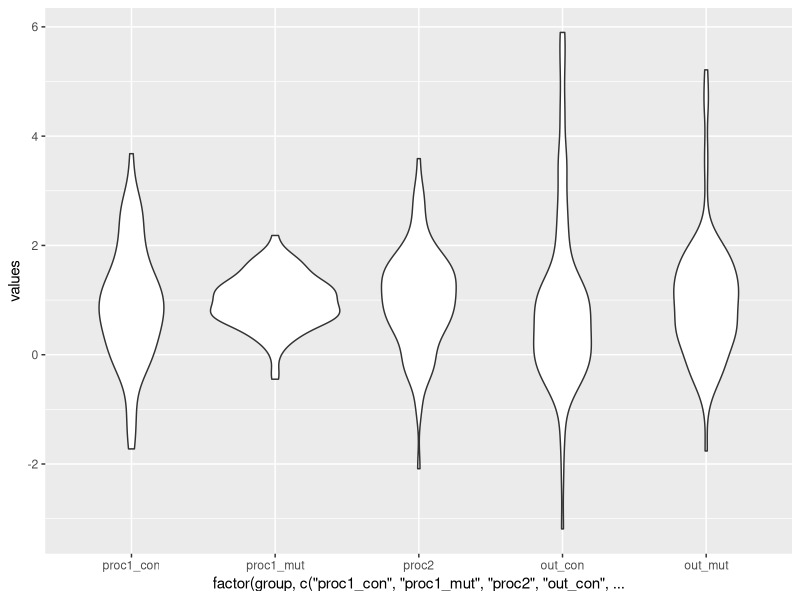
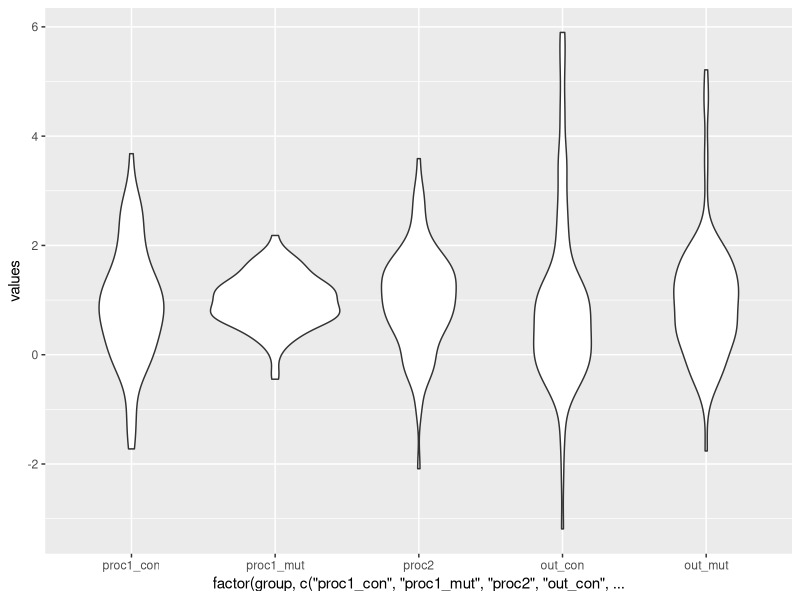

These figures' R source, in order:
## ---- chunk 1
library(tidyverse)
library(cowplot)
## ---- chunk 2
mean1 <- 1
mean2 <- 1
sd1_con <- 1
sd1_mut <- 0.5
sd2 <- 1

df <- tibble(proc1_con = rnorm(100, mean1, sd1_con),
             proc1_mut = rnorm(100, mean1, sd1_mut),
             proc2 = rnorm(100, mean2, sd2),
             out_con = proc1_con * proc2,
             out_mut = proc1_mut * proc2) %>%
    gather("group", "values", 1:5)


(proc1_gg <- ggplot(df, aes(factor(group, c('proc1_con','proc1_mut', 'proc2', 'out_con', 'out_mut')), values)) +
     geom_violin())

ggsave('Plots/simulations.jpeg', proc1_gg)
